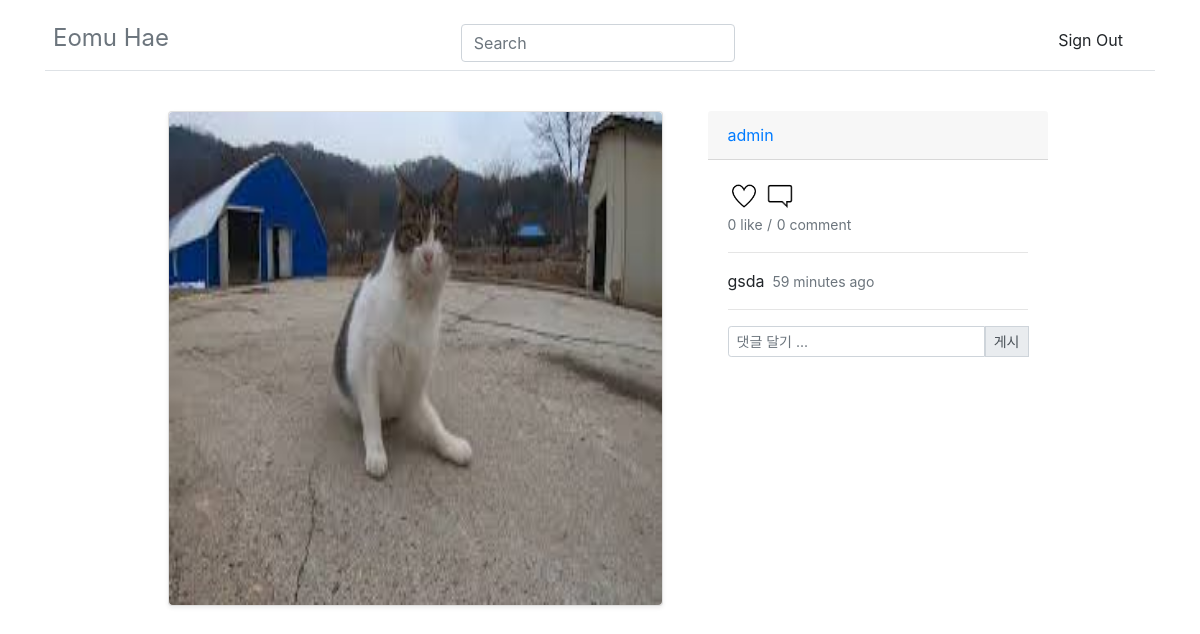
The app's page /intworldapp/detail/45/ with its own data.
### intworldapp/models.py (models this page shows, shortened)
class Post(models.Model):
    main_text = models.CharField(max_length=200)
    create_user = models.ForeignKey(User, on_delete = models.CASCADE)
    create_date = models.DateTimeField('date published', default=timezone.now)
    update_date = models.DateTimeField('date published', null = True, default=timezone.now)
    create_img = models.ImageField(blank=True, upload_to="post/%Y/%m/%d", null=True)
    likes = models.ManyToManyField(User, related_name='likes')
    tag_set = models.ManyToManyField('Tag', blank=True)
    @property
    def total_likes(self):
        return self.likes.count()

### intworldapp/views.py (the view)
# urls.py: path('detail/<int:post_id>/', views.detail, name="detail"),
def detail(request, post_id):
    post = get_object_or_404(Post, id=post_id)
    return render(request, 'detail.html', {'post': post})

### intworldapp/templatetags/post_extras.py (called while the page is built)
@register.filter
def add_link(value):
    main_text = value.main_text
    tags = value.tag_set.all()
    for tag in tags:
        main_text = re.sub(r'\#'+tag.tag_name+r'\b', '<a href="/intworldapp/explore/tags/'+tag.tag_name+'">#'+tag.tag_name+'</a>', main_text)
    return main_text

### intworldapp/templates/detail.html (shortened to what this page needs)
{% extends 'base.html' %}
{% load post_extras %}
{% load humanize %}
{% block content %}
<head>
</head>
<body>
  <main role="main" class="container">
    <div class="row justify-content-center">
      <div class="col-md-6 blog-main">
        <div class="container">
          <div class="card-deck mb-3">
            <div class="card mb-4 shadow-sm">
              {% if post.create_img %}
              <div class="text-center">
                <img src="{{post.create_img.url}}" class="rounded" alt="..." width="493dp" height="493dp">
              </div>
              {% else %}
              <a>no</a>
              {% endif %}
            </div>
          </div>
        </div>
      </div>
      <aside class="col-md-4 blog-sidebar">
        <div class="card-header">
          <div class="d-flex justify-content-between align-items-center">
            <div class="btn-group">
              <a class="my-0 font-weight-normal" href="{% url 'userpage' post.create_user %}"><span class="writer_name">{{ post.create_user }}</span></a>
            </div>
          </div>
        </div>
        <div class="card-body">
          {% if post.likes.all %}
          <a class="like" name="{{ post.pk }}"><img id="like-img{{ post.pk }}" src="/static/like_after.png" alt="클릭시 좋아요 취소" style="width: 2rem; height:2rem;"></a>
          {% else %}
          <a class="like" name="{{ post.pk }}"><img id="like-img{{ post.pk }}" src="/static/like_before.png" alt="클릭시 좋아요" style="width: 2rem; height:2rem;"></a>
          {% endif %}
          <a href="{% url 'detail' post.id %}"><img src="/static/detail.png" alt="detail 이동" style="width: 2rem; height:2rem;"></a>
          <br>
          <small class="text-muted"><span class="like_count" id="count{{ post.pk }}">{{ post.total_likes }} like</span></small>
          <small class="text-muted">/</small>
          <small class="text-muted">{{post.comments.count}} comment</small>
          <hr>
          <a class="card-title pricing-card-title">{{ post|add_link|safe }}<small
              class="text-muted">&nbsp;&nbsp;{{ post.create_date | naturaltime }}</small></a>
          <hr>
            <form action="{% url 'c_post' post.id %}" method="POST">
              <div class="input-group input-group-sm mb-3">
                <input type="text" class="form-control" aria-label="Sizing example input" aria-describedby="inputGroup-sizing-sm" name="comment_text" id="comment_text" placeholder="댓글 달기 ..." style="display:inline-block">
                <div class="input-group-prepend">
                  <button class="input-group-text" id="inputGroup-sizing-sm" type="submit">게시</button>
                </div>
              </div>
            </form>
        </div>
      </aside>
    </div>
  </main>
</body>
{% endblock %}

### records on screen
Post: create_img (picture), create_user "admin", total_likes "0", comments.count "0", main_text+id "gsda", create_date "59 minutes ago"
